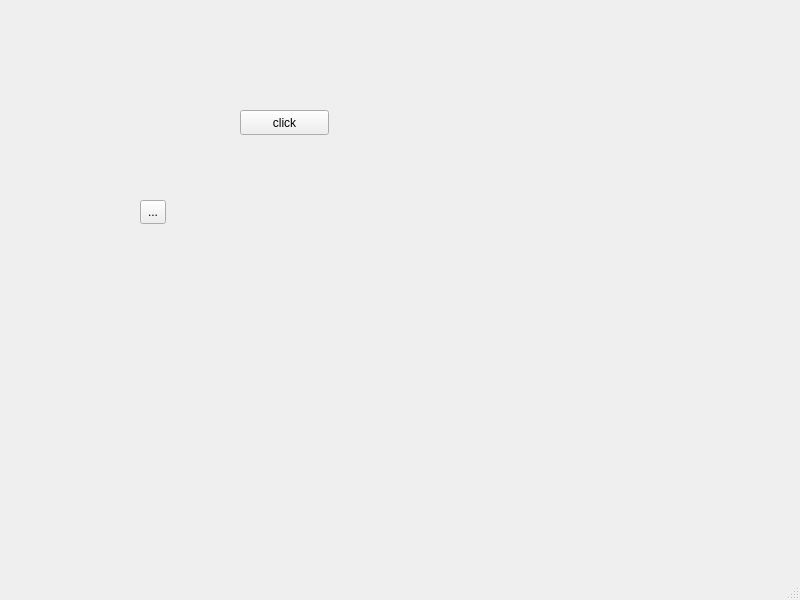
<?xml version="1.0" encoding="UTF-8"?>
<ui version="4.0">
 <class>MainWindow</class>
 <widget class="QMainWindow" name="MainWindow">
  <property name="geometry">
   <rect>
    <x>0</x>
    <y>0</y>
    <width>800</width>
    <height>600</height>
   </rect>
  </property>
  <property name="windowTitle">
   <string>MainWindow</string>
  </property>
  <widget class="QWidget" name="centralwidget">
   <widget class="QPushButton" name="btn">
    <property name="geometry">
     <rect>
      <x>240</x>
      <y>110</y>
      <width>89</width>
      <height>25</height>
     </rect>
    </property>
    <property name="text">
     <string>click</string>
    </property>
   </widget>
   <widget class="QToolButton" name="toolButton">
    <property name="geometry">
     <rect>
      <x>140</x>
      <y>200</y>
      <width>26</width>
      <height>24</height>
     </rect>
    </property>
    <property name="text">
     <string>...</string>
    </property>
   </widget>
  </widget>
  <widget class="QMenuBar" name="menubar">
   <property name="geometry">
    <rect>
     <x>0</x>
     <y>0</y>
     <width>800</width>
     <height>22</height>
    </rect>
   </property>
  </widget>
  <widget class="QStatusBar" name="statusbar"/>
 </widget>
 <resources/>
 <connections/>
</ui>
